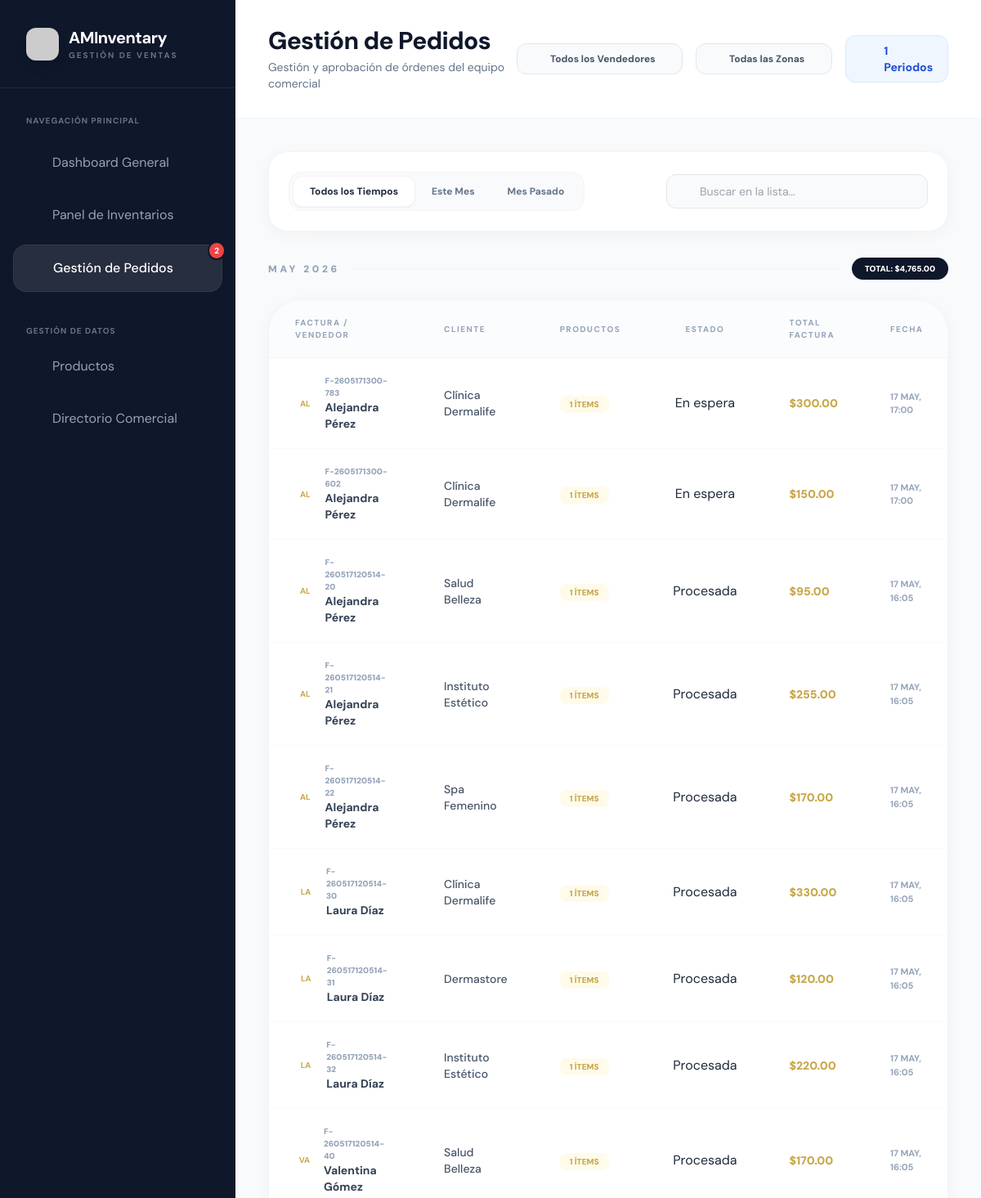
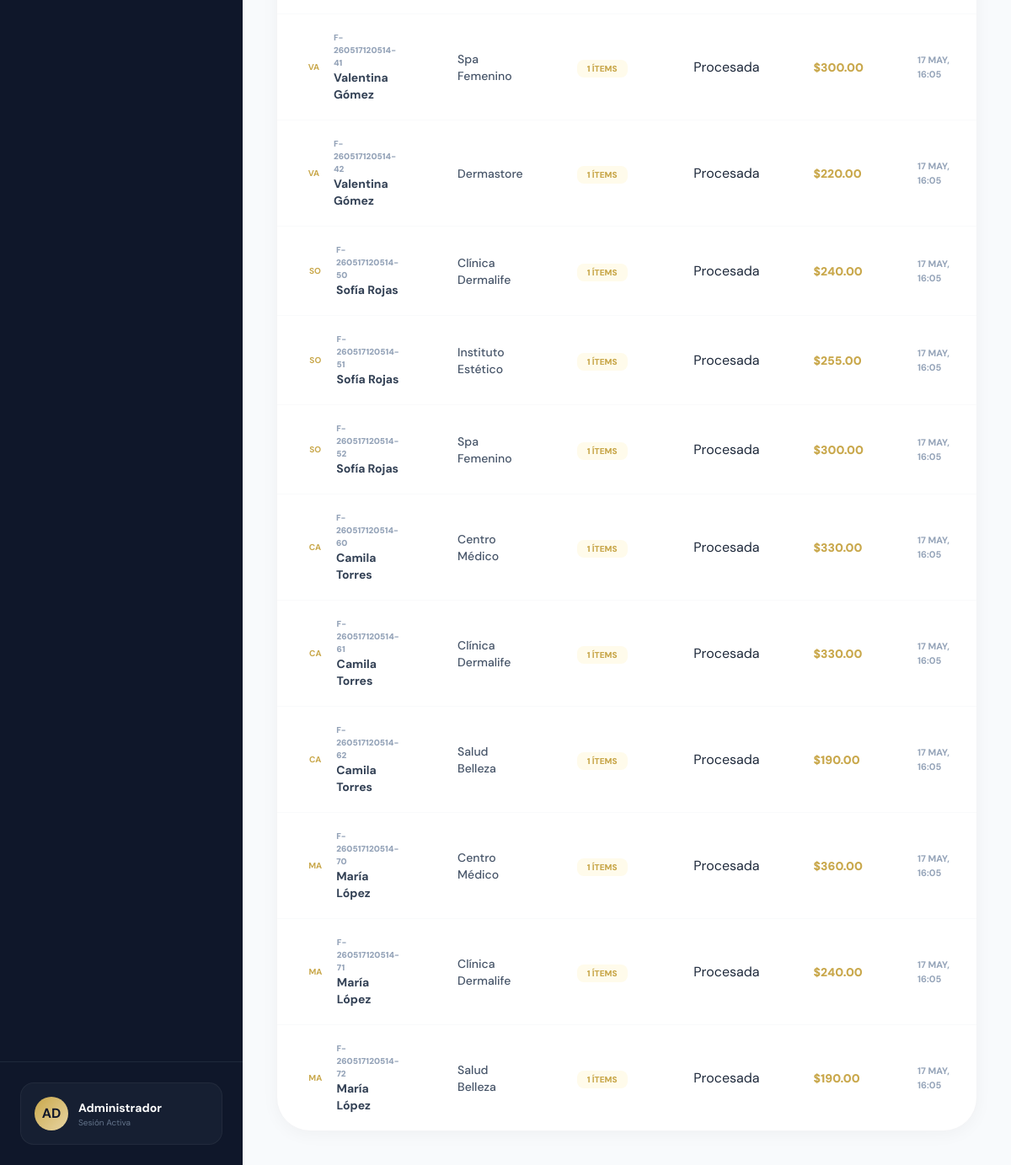
Screenshot of /admin/gestion_pedidos (signed in) with the database file from the repository (2 pictures, top to bottom).
### models.py (models this page shows)
class Venta(db.Model):
    id = db.Column(db.Integer, primary_key=True)
    codigo_factura = db.Column(db.String(20)) # Para agrupar productos de una misma venta
    id_vendedor = db.Column(db.Integer, db.ForeignKey('vendedor.id'), nullable=False)
    id_cliente = db.Column(db.Integer, db.ForeignKey('cliente.id'), nullable=False)
    id_producto = db.Column(db.Integer, db.ForeignKey('producto.id'), nullable=False)
    cantidad = db.Column(db.Integer, nullable=False)
    total = db.Column(db.Float, nullable=False)
    fecha = db.Column(db.DateTime, default=db.func.current_timestamp())
    estado = db.Column(db.String(20), default='En espera') # En espera, Procesada, Rechazada
    vendedor = db.relationship('Vendedor', backref='ventas')
    cliente = db.relationship('Cliente', backref='ventas')
    producto = db.relationship('Producto')

class Vendedor(db.Model):
    id = db.Column(db.Integer, primary_key=True)
    cedula = db.Column(db.String(20), unique=True, nullable=False)
    nombre = db.Column(db.String(100), nullable=False)
    usuario = db.Column(db.String(50), unique=True, nullable=False)
    password = db.Column(db.String(200), nullable=False)
    rol = db.Column(db.String(20), default='vendedor') # 'vendedor' o 'admin'
    zona = db.Column(db.String(50)) # Estado de Venezuela (Caracas, Zulia, etc.)
    inventario = db.relationship('InventarioVendedor', backref='vendedor', lazy=True)

class Cliente(db.Model):
    id = db.Column(db.Integer, primary_key=True)
    rif = db.Column(db.String(20), unique=True, nullable=False)
    nombre = db.Column(db.String(100), nullable=False)
    direccion = db.Column(db.String(200))
    telefono = db.Column(db.String(20))
    estado = db.Column(db.String(50)) # Estado de Venezuela

### rutas_admin.py (the view)
@admin_bp.route('/gestion_pedidos')
def gestion_pedidos():
    vendedores = Vendedor.query.all()
    vendedor_id = request.args.get('vendedor_id')
    query = Venta.query
    if vendedor_id:
        query = query.filter_by(id_vendedor=vendedor_id)
    todas_ventas = query.order_by(Venta.fecha.desc()).all()
    pedidos_dict = {}
    for v in todas_ventas:
        key = v.codigo_factura if v.codigo_factura else f"FAC-{v.id}"
        if key not in pedidos_dict:
            pedidos_dict[key] = {
                'codigo': key,
                'vendedor': v.vendedor,
                'cliente': v.cliente,
                'fecha': v.fecha,
                'estado': v.estado,
                'total': 0,
                'productos': []
            }
        pedidos_dict[key]['total'] += v.total
        pedidos_dict[key]['productos'].append({
            'nombre': v.producto.nombre,
            'cantidad': v.cantidad,
            'subtotal': v.total
        })
    ciclos = {}
    for data in pedidos_dict.values():
        fecha = data['fecha']
        if fecha.day < 5:
            mes_ciclo = (fecha.replace(day=1) - timedelta(days=1)).strftime('%B %Y')
        else:
            mes_ciclo = fecha.strftime('%B %Y')
        if mes_ciclo not in ciclos:
            ciclos[mes_ciclo] = []
        ciclos[mes_ciclo].append(data)
    lista_ciclos = []
    for mes, facts in ciclos.items():
        lista_ciclos.append({
            'nombre_mes': mes,
            'pedidos': facts,
            'total_mes': sum(f['total'] for f in facts)
        })
    return render_template('ventas_recibidas.html',
                         vendedores=vendedores,
                         ciclos=lista_ciclos)

### templates/ventas_recibidas.html (shortened to what this page needs)
<!doctype html>
<html lang="es" class="h-full">
<head>
    <script src="https://cdn.tailwindcss.com/3.4.17"></script>
</head>
<body class="h-full bg-gray-50 text-slate-800">
    <div class="flex h-full">
        <aside class="hidden md:flex flex-col w-72 sidebar-dark text-white shadow-2xl">
            <div class="p-8 border-b border-slate-800">
                <div class="flex items-center gap-3">
                    <img src="{{ url_for('static', filename='img/logo.png') }}" class="w-10 h-10 rounded-xl shadow-lg object-cover" onerror="this.src='https://ui-avatars.com/api/?name=AMI&background=c9a84c&color=fff'">
                    <div>
                        <h2 class="text-xl font-bold tracking-tight">AMInventary</h2>
                        <p class="text-[10px] uppercase tracking-[0.2em] text-slate-500 font-bold">Gestión de Ventas</p>
                    </div>
                </div>
            </div>
            <nav class="flex-1 px-4 py-8 space-y-2">
                <p class="px-4 text-[10px] uppercase tracking-widest text-slate-500 font-bold mb-4">Navegación Principal</p>
                <a href="{{ url_for('admin.dashboard') }}" class="flex items-center gap-3 p-4 rounded-2xl text-slate-400 hover:bg-white/5 hover:text-white transition-all group">
                    <i data-lucide="layout-grid" class="w-5 h-5 group-hover:text-[#c9a84c]"></i> Dashboard General
                </a>
                <a href="{{ url_for('admin.reporte_inventario') }}" class="flex items-center gap-3 p-4 rounded-2xl text-slate-400 hover:bg-white/5 hover:text-white transition-all group">
                    <i data-lucide="box" class="w-5 h-5 group-hover:text-[#c9a84c]"></i> Panel de Inventarios
                </a>
                <a href="{{ url_for('admin.gestion_pedidos') }}" class="flex items-center gap-3 p-4 rounded-2xl bg-white/10 text-white font-medium border border-white/5 transition-all relative">
                    <i data-lucide="shopping-cart" class="w-5 h-5 text-[#c9a84c]"></i> Gestión de Pedidos
                    {% if pedidos_pendientes > 0 %}
                    <span class="notification-badge">{{ pedidos_pendientes }}</span>
                    {% endif %}
                </a>
                <p class="px-4 pt-8 text-[10px] uppercase tracking-widest text-slate-500 font-bold mb-4">Gestión de Datos</p>
                <a href="{{ url_for('admin.nuevo_producto') }}" class="flex items-center justify-between p-4 rounded-2xl text-slate-400 hover:bg-white/5 hover:text-white transition-all group">
                    <div class="flex items-center gap-3">
                        <i data-lucide="package-plus" class="w-5 h-5 group-hover:text-[#c9a84c]"></i> Productos
                    </div>
                </a>
                <a href="{{ url_for('admin.directorio') }}" class="flex items-center justify-between p-4 rounded-2xl text-slate-400 hover:bg-white/5 hover:text-white transition-all group">
                    <div class="flex items-center gap-3">
                        <i data-lucide="book-open" class="w-5 h-5 group-hover:text-[#c9a84c]"></i> Directorio Comercial
                    </div>
                </a>
            </nav>
            <div class="p-6 border-t border-slate-800">
                <div class="bg-slate-800/50 rounded-2xl p-4 border border-white/5 flex items-center gap-3">
                    <div class="w-10 h-10 rounded-full bg-gradient-to-br from-[#c9a84c] to-[#e8d5a3] flex items-center justify-center text-slate-900 font-bold">AD</div>
                    <div>
                        <p class="text-sm font-bold text-white">Administrador</p>
                        <p class="text-[10px] text-slate-500">Sesión Activa</p>
                    </div>
                </div>
            </div>
        </aside>
        <main class="flex-1 overflow-y-auto bg-[#f8fafc]">
            <header class="px-10 py-8 bg-white border-b border-gray-100 flex justify-between items-center sticky top-0 z-30">
                <div>
                    <h1 class="text-3xl font-extrabold text-slate-900 tracking-tight">Gestión de Pedidos</h1>
                    <p class="text-sm text-slate-500 mt-1">Gestión y aprobación de órdenes del equipo comercial</p>
                </div>
                <div class="flex items-center gap-4">
                    <div class="relative">
                        <select id="vendedorFilter" class="pl-10 pr-8 py-2.5 bg-slate-50 border border-slate-200 rounded-xl text-xs font-bold text-slate-600 appearance-none focus:bg-white focus:border-[#c9a84c] transition-all outline-none cursor-pointer">
                            <option value="">Todos los Vendedores</option>
                        </select>
                        <i data-lucide="users" class="absolute left-3.5 top-1/2 -translate-y-1/2 w-4 h-4 text-slate-400"></i>
                    </div>
                    <div class="relative">
                        <select id="estadoFilter" class="pl-10 pr-8 py-2.5 bg-slate-50 border border-slate-200 rounded-xl text-xs font-bold text-slate-600 appearance-none focus:bg-white focus:border-[#c9a84c] transition-all outline-none cursor-pointer">
                            <option value="">Todas las Zonas</option>
                        </select>
                        <i data-lucide="map-pin" class="absolute left-3.5 top-1/2 -translate-y-1/2 w-4 h-4 text-slate-400"></i>
                    </div>
                    <div class="bg-blue-50 px-4 py-2 rounded-xl flex items-center gap-3 border border-blue-100">
                        <i data-lucide="shopping-bag" class="text-blue-600 w-5 h-5"></i>
                        <span class="text-sm font-bold text-blue-700">{{ ciclos|length }} Periodos</span>
                    </div>
                </div>
            </header>
            <div class="p-10 space-y-8">
                <div class="bg-white p-6 rounded-3xl card-shadow border border-gray-100 flex flex-wrap items-center justify-between gap-6">
                    <div class="flex items-center gap-6">
                        <div class="flex bg-gray-50 p-1 rounded-2xl border border-gray-100">
                            <button onclick="filterPeriod('all')" class="px-5 py-2.5 rounded-xl text-xs font-bold bg-white text-slate-800 shadow-sm border border-gray-100 transition-all period-btn" data-period="all">Todos los Tiempos</button>
                            <button onclick="filterPeriod('current')" class="px-5 py-2.5 rounded-xl text-xs font-bold text-slate-500 hover:text-slate-800 transition-all period-btn" data-period="current">Este Mes</button>
                            <button onclick="filterPeriod('last')" class="px-5 py-2.5 rounded-xl text-xs font-bold text-slate-500 hover:text-slate-800 transition-all period-btn" data-period="last">Mes Pasado</button>
                        </div>
                    </div>
                    <div class="relative flex-1 max-w-xs">
                        <i data-lucide="search" class="absolute left-3 top-3 w-4 h-4 text-slate-300"></i>
                        <input type="text" id="searchInput" onkeyup="searchTable()" placeholder="Buscar en la lista..."
                               class="w-full pl-10 pr-4 py-2.5 bg-gray-50 border border-gray-200 rounded-xl text-sm focus:ring-2 focus:ring-[#c9a84c] outline-none transition-all">
                    </div>
                </div>
                <div class="space-y-12">
                    {% for ciclo in ciclos %}
                    <section class="space-y-6 ciclo-section" data-index="{{ loop.index0 }}">
                        <div class="flex items-center gap-4">
                            <h2 class="text-xs font-black text-slate-400 uppercase tracking-[0.3em] whitespace-nowrap">{{ ciclo.nombre_mes }}</h2>
                            <div class="h-px w-full bg-gray-100"></div>
                            <div class="px-4 py-1.5 rounded-full bg-slate-900 text-white text-[10px] font-black whitespace-nowrap">
                                TOTAL: ${{ "{:,.2f}".format(ciclo.total_mes) }}
                            </div>
                        </div>
                        <div class="bg-white rounded-[2.5rem] card-shadow border border-gray-100 overflow-hidden">
                            <div class="overflow-x-auto">
                                <table class="w-full text-left border-collapse" id="salesTable">
                                    <thead>
                                        <tr class="bg-slate-50/50 text-slate-400 text-[10px] uppercase tracking-[0.15em] font-black border-b border-gray-100">
                                            <th class="px-8 py-5">Factura / Vendedor</th>
                                            <th class="px-8 py-5">Cliente</th>
                                            <th class="px-8 py-5">Productos</th>
                                            <th class="px-8 py-5 text-center">Estado</th>
                                            <th class="px-8 py-5">Total Factura</th>
                                            <th class="px-8 py-5">Fecha</th>
                                        </tr>
                                    </thead>
                                    <tbody class="divide-y divide-gray-50">
                                        {% for pedido in ciclo.pedidos %}
                                        <tr class="hover:bg-slate-50 transition-colors cursor-pointer group sale-row"
                                            data-vendedor="{{ pedido.vendedor.nombre }}" data-estado="{{ pedido.estado }}"
                                            onclick="openPedidoModal('{{ pedido.codigo }}', '{{ pedido.vendedor.nombre }}', '{{ pedido.cliente.nombre }}', '{{ pedido.productos|tojson|forceescape }}', '{{ "{:,.2f}".format(pedido.total) }}', '{{ pedido.fecha.strftime('%d %b, %H:%M') }}', '{{ pedido.cliente.rif }}', '{{ pedido.cliente.direccion }}', '{{ pedido.estado }}')">
                                            <td class="px-8 py-5">
                                                <div class="flex items-center gap-3">
                                                    <div class="w-8 h-8 rounded-lg bg-gold-light text-[#c9a84c] flex items-center justify-center font-bold text-[10px]">
                                                        {{ pedido.vendedor.nombre[:2].upper() }}
                                                    </div>
                                                    <div class="flex flex-col">
                                                        <span class="text-[10px] font-black text-slate-400 uppercase">{{ pedido.codigo }}</span>
                                                        <span class="text-sm font-bold text-slate-700">{{ pedido.vendedor.nombre }}</span>
                                                    </div>
                                                </div>
                                            </td>
                                            <td class="px-8 py-5 text-sm font-medium text-slate-600">{{ pedido.cliente.nombre }}</td>
                                            <td class="px-8 py-5">
                                                <span class="px-3 py-1 bg-amber-50 text-[#c9a84c] rounded-lg text-[10px] font-black uppercase">{{ pedido.productos|length }} Ítems</span>
                                            </td>
                                            <td class="px-8 py-5 text-center">
                                                <span class="status-badge {% if pedido.estado == 'En espera' %}status-espera{% elif pedido.estado == 'Procesada' %}status-procesada{% else %}status-rechazada{% endif %}">
                                                    {{ pedido.estado }}
                                                </span>
                                            </td>
                                            <td class="px-8 py-5 text-sm font-black text-[#c9a84c]">${{ "{:,.2f}".format(pedido.total) }}</td>
                                            <td class="px-8 py-5 text-[11px] font-bold text-slate-400 uppercase">{{ pedido.fecha.strftime('%d %b, %H:%M') }}</td>
                                        </tr>
                                        {% endfor %}
                                    </tbody>
                                </table>
                            </div>
                        </div>
                    </section>
                    {% else %}
                    <div class="py-20 text-center text-slate-400 italic">No hay pedidos registrados con los filtros actuales.</div>
                    {% endfor %}
                </div>
            </div>
        </main>
    </div>
</body>
</html>

### rows the page displays
Venta: vendedor "AL", codigo "F-2605171300-783", vendedor.nombre "Alejandra Pérez", cliente.nombre "Clínica Dermalife", productos|length "1", estado "En espera", total "300.00", fecha "17 MAY, 17:00"
Venta: vendedor "AL", codigo "F-2605171300-602", vendedor.nombre "Alejandra Pérez", cliente.nombre "Clínica Dermalife", productos|length "1", estado "En espera", total "150.00", fecha "17 MAY, 17:00"
Venta: vendedor "AL", codigo "F-260517120514-20", vendedor.nombre "Alejandra Pérez", cliente.nombre "Salud Belleza", productos|length "1", estado "Procesada", total "95.00", fecha "17 MAY, 16:05"
Venta: vendedor "AL", codigo "F-260517120514-21", vendedor.nombre "Alejandra Pérez", cliente.nombre "Instituto Estético", productos|length "1", estado "Procesada", total "255.00", fecha "17 MAY, 16:05"
Venta: vendedor "AL", codigo "F-260517120514-22", vendedor.nombre "Alejandra Pérez", cliente.nombre "Spa Femenino", productos|length "1", estado "Procesada", total "170.00", fecha "17 MAY, 16:05"
Venta: vendedor "LA", codigo "F-260517120514-30", vendedor.nombre "Laura Díaz", cliente.nombre "Clínica Dermalife", productos|length "1", estado "Procesada", total "330.00", fecha "17 MAY, 16:05"
Venta: vendedor "LA", codigo "F-260517120514-31", vendedor.nombre "Laura Díaz", cliente.nombre "Dermastore", productos|length "1", estado "Procesada", total "120.00", fecha "17 MAY, 16:05"
Venta: vendedor "LA", codigo "F-260517120514-32", vendedor.nombre "Laura Díaz", cliente.nombre "Instituto Estético", productos|length "1", estado "Procesada", total "220.00", fecha "17 MAY, 16:05"
Venta: vendedor "VA", codigo "F-260517120514-40", vendedor.nombre "Valentina Gómez", cliente.nombre "Salud Belleza", productos|length "1", estado "Procesada", total "170.00", fecha "17 MAY, 16:05"
Venta: vendedor "VA", codigo "F-260517120514-41", vendedor.nombre "Valentina Gómez", cliente.nombre "Spa Femenino", productos|length "1", estado "Procesada", total "300.00", fecha "17 MAY, 16:05"
Venta: vendedor "VA", codigo "F-260517120514-42", vendedor.nombre "Valentina Gómez", cliente.nombre "Dermastore", productos|length "1", estado "Procesada", total "220.00", fecha "17 MAY, 16:05"
Venta: vendedor "SO", codigo "F-260517120514-50", vendedor.nombre "Sofía Rojas", cliente.nombre "Clínica Dermalife", productos|length "1", estado "Procesada", total "240.00", fecha "17 MAY, 16:05"
Venta: vendedor "SO", codigo "F-260517120514-51", vendedor.nombre "Sofía Rojas", cliente.nombre "Instituto Estético", productos|length "1", estado "Procesada", total "255.00", fecha "17 MAY, 16:05"
Venta: vendedor "SO", codigo "F-260517120514-52", vendedor.nombre "Sofía Rojas", cliente.nombre "Spa Femenino", productos|length "1", estado "Procesada", total "300.00", fecha "17 MAY, 16:05"
Venta: vendedor "CA", codigo "F-260517120514-60", vendedor.nombre "Camila Torres", cliente.nombre "Centro Médico", productos|length "1", estado "Procesada", total "330.00", fecha "17 MAY, 16:05"
Venta: vendedor "CA", codigo "F-260517120514-61", vendedor.nombre "Camila Torres", cliente.nombre "Clínica Dermalife", productos|length "1", estado "Procesada", total "330.00", fecha "17 MAY, 16:05"
Venta: vendedor "CA", codigo "F-260517120514-62", vendedor.nombre "Camila Torres", cliente.nombre "Salud Belleza", productos|length "1", estado "Procesada", total "190.00", fecha "17 MAY, 16:05"
Venta: vendedor "MA", codigo "F-260517120514-70", vendedor.nombre "María López", cliente.nombre "Centro Médico", productos|length "1", estado "Procesada", total "360.00", fecha "17 MAY, 16:05"
Venta: vendedor "MA", codigo "F-260517120514-71", vendedor.nombre "María López", cliente.nombre "Clínica Dermalife", productos|length "1", estado "Procesada", total "240.00", fecha "17 MAY, 16:05"
Venta: vendedor "MA", codigo "F-260517120514-72", vendedor.nombre "María López", cliente.nombre "Salud Belleza", productos|length "1", estado "Procesada", total "190.00", fecha "17 MAY, 16:05"

### other values shown
{{ pedidos_pendientes }} "2"
{{ ciclos|length }} "1"
{{ ciclo.nombre_mes }} "MAY 2026"
{{ "{:,.2f}".format(ciclo.total_mes) }} "4,765.00"
